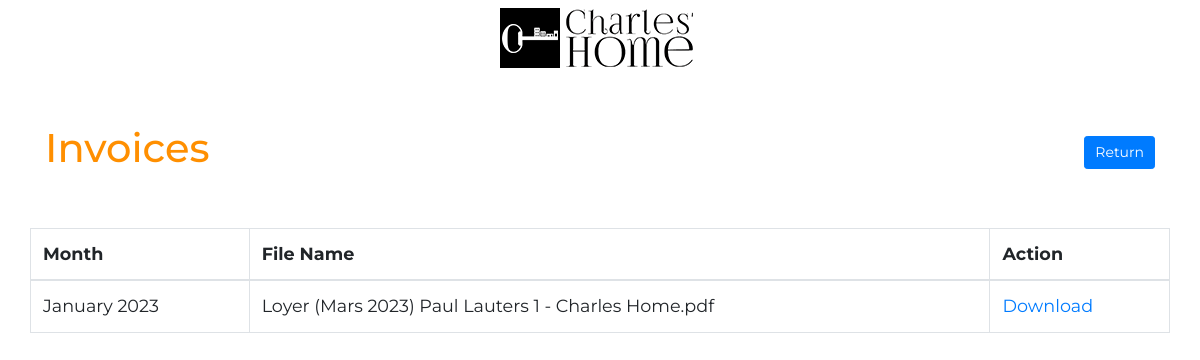
The page /invoicePage.php (signed in) on the database its author committed.
### tables this page shows
CREATE TABLE `MonthlyInvoice` (
  `InvoiceID` int(11) NOT NULL,
  `TenantID` int(11) DEFAULT NULL,
  `InvoiceNumber` varchar(255) DEFAULT NULL,
  `Month` int(11) DEFAULT NULL,
  `Year` int(11) DEFAULT NULL,
  `FileInvoice` varchar(255) DEFAULT NULL
);

### invoicePage.php (the view, shortened to what this page needs)
<?php
    $pdo = new PDO('mysql:dbname=edouardburel_charleshome;host=mysql-edouardburel.alwaysdata.net', '302132_chome', 'Charleshome1');
    $pdo->setAttribute(PDO::ATTR_EMULATE_PREPARES, false);
    $pdo->setAttribute(PDO::ATTR_ERRMODE, PDO::ERRMODE_EXCEPTION);
    $id = (int)$_SESSION['user_id'];
    $query = "SELECT * FROM Tenant WHERE TenantID = ?";
    $res = $pdo->prepare($query);
    $res->execute([$id]);
    $user = $res->fetch(PDO::FETCH_ASSOC);
    $userID = (int)$user['TenantID'];
    $sql = "SELECT MonthlyInvoice.* FROM MonthlyInvoice
        WHERE MonthlyInvoice.TenantID = '$userID'";
    $res = $pdo->query($sql);
    $files = $res->fetchAll(PDO::FETCH_ASSOC);
?>
<!DOCTYPE html>
<html lang="en">
<head>
    <link rel="stylesheet" href="https://cdnjs.cloudflare.com/ajax/libs/font-awesome/6.4.0/css/all.min.css" />
    <link rel="stylesheet" href="https://stackpath.bootstrapcdn.com/bootstrap/4.5.2/css/bootstrap.min.css">
    <link rel="stylesheet" href="css/override-bootstrap.css">
</head>
<body class="bg-white">
    <?php require_once ('templates/header.php'); ?>
    <div class="container mt-5">
        <div class="header d-flex justify-content-between align-items-center">
            <h1>Invoices</h1>
            <a href="index.php" class="btn btn-primary btn-sm" style="padding: 5px 10px;">Return</a>
        </div>
        <div class="row">
            <table class=" bg-white table table-bordered mt-5">
                <thead>
                    <th>Month</th>
                    <th>File Name</th>
                    <th>Action</th>
                </thead>
                <tbody>
                    <?php foreach($files as $file): ?>
                        <tr>
                            <td><?php echo date('F', mktime(0, 0, 0, $file['Month'], 1)).' '.$file['Year'];?></td>
                            <td><?php echo $file['FileInvoice'];?></td>
                            <td>
                                <a href="download.php?file_id=<?php echo $file['TenantID']; ?>">Download</a>
                            </td>
                        </tr>
                        <?php endforeach; ?>
                </tbody>
            </table>
        </div>
    </div>
</body>
</html>

### rows shown on the page
monthlyinvoice: Month "January", Year "2023", FileInvoice "Loyer (Mars 2023) Paul Lauters 1 - Charles Home.pdf"
